Frame 1 (no input): blank canvas, image omitted
Frame 60 (no input): blank canvas, image omitted
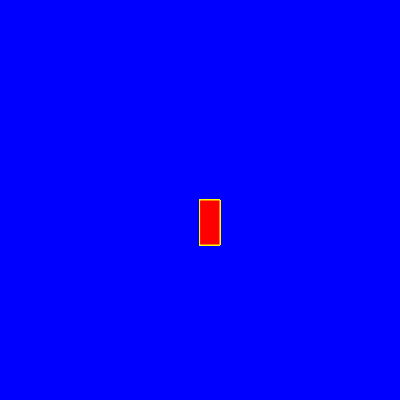
Frame 120 (the mouse pressed at the canvas centre since frame 60)

The p5.js sketch whose frames 1 and 60 were blank and that drew this single picture after the mouse press (run headless with seeded random() and noise() and a simulated clock; from frame 60 on, the mouse is pressed at the canvas centre):

// p5.js sketch
// ── sketch.js
function setup() {
    createCanvas(400, 400);
    background("blue");
  }
  
  function draw() {
    stroke("yellow");
    fill("red");
    
    if (mouseIsPressed) {
      rect(mouseX, mouseY, 20, 45);
    }
  }
